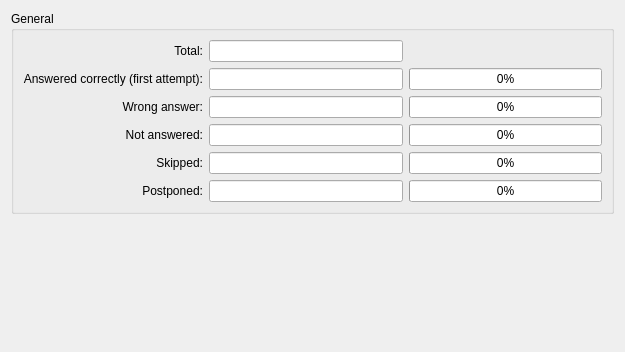
<ui version="4.0" >
 <class>PracticeSummaryWidget</class>
 <widget class="QWidget" name="PracticeSummaryWidget" >
  <property name="geometry" >
   <rect>
    <x>0</x>
    <y>0</y>
    <width>625</width>
    <height>352</height>
   </rect>
  </property>
  <layout class="QVBoxLayout" >
   <item>
    <widget class="QGroupBox" name="groupBox" >
     <property name="title" >
      <string>General</string>
     </property>
     <layout class="QGridLayout" >
      <item row="0" column="0" >
       <widget class="QLabel" name="label" >
        <property name="text" >
         <string>Total:</string>
        </property>
        <property name="alignment" >
         <set>Qt::AlignRight|Qt::AlignTrailing|Qt::AlignVCenter</set>
        </property>
       </widget>
      </item>
      <item row="0" column="1" >
       <widget class="QLineEdit" name="totalCountLineEdit" >
        <property name="inputMask" >
         <string/>
        </property>
        <property name="alignment" >
         <set>Qt::AlignRight|Qt::AlignTrailing|Qt::AlignVCenter</set>
        </property>
        <property name="readOnly" >
         <bool>true</bool>
        </property>
       </widget>
      </item>
      <item row="1" column="0" >
       <widget class="QLabel" name="label_2" >
        <property name="text" >
         <string>Answered correctly (first attempt):</string>
        </property>
        <property name="alignment" >
         <set>Qt::AlignRight|Qt::AlignTrailing|Qt::AlignVCenter</set>
        </property>
       </widget>
      </item>
      <item row="1" column="1" >
       <widget class="QLineEdit" name="correctLineEdit" >
        <property name="alignment" >
         <set>Qt::AlignRight|Qt::AlignTrailing|Qt::AlignVCenter</set>
        </property>
        <property name="readOnly" >
         <bool>true</bool>
        </property>
       </widget>
      </item>
      <item row="1" column="2" >
       <widget class="QProgressBar" name="correctProgressBar" >
        <property name="value" >
         <number>0</number>
        </property>
       </widget>
      </item>
      <item row="2" column="0" >
       <widget class="QLabel" name="label_3" >
        <property name="text" >
         <string>Wrong answer:</string>
        </property>
        <property name="alignment" >
         <set>Qt::AlignRight|Qt::AlignTrailing|Qt::AlignVCenter</set>
        </property>
       </widget>
      </item>
      <item row="2" column="1" >
       <widget class="QLineEdit" name="wrongLineEdit" >
        <property name="alignment" >
         <set>Qt::AlignRight|Qt::AlignTrailing|Qt::AlignVCenter</set>
        </property>
        <property name="readOnly" >
         <bool>true</bool>
        </property>
       </widget>
      </item>
      <item row="2" column="2" >
       <widget class="QProgressBar" name="wrongProgressBar" >
        <property name="value" >
         <number>0</number>
        </property>
       </widget>
      </item>
      <item row="3" column="0" >
       <widget class="QLabel" name="label_4" >
        <property name="text" >
         <string>Not answered:</string>
        </property>
        <property name="alignment" >
         <set>Qt::AlignRight|Qt::AlignTrailing|Qt::AlignVCenter</set>
        </property>
       </widget>
      </item>
      <item row="3" column="1" >
       <widget class="QLineEdit" name="notAnsweredLineEdit" >
        <property name="alignment" >
         <set>Qt::AlignRight|Qt::AlignTrailing|Qt::AlignVCenter</set>
        </property>
        <property name="readOnly" >
         <bool>true</bool>
        </property>
       </widget>
      </item>
      <item row="3" column="2" >
       <widget class="QProgressBar" name="notAnsweredProgressBar" >
        <property name="value" >
         <number>0</number>
        </property>
       </widget>
      </item>
      <item row="4" column="0" >
       <widget class="QLabel" name="skipKnownLabel" >
        <property name="text" >
         <string>Skipped:</string>
        </property>
        <property name="alignment" >
         <set>Qt::AlignRight|Qt::AlignTrailing|Qt::AlignVCenter</set>
        </property>
       </widget>
      </item>
      <item row="4" column="1" >
       <widget class="QLineEdit" name="skipKnownLineEdit" >
        <property name="alignment" >
         <set>Qt::AlignRight|Qt::AlignTrailing|Qt::AlignVCenter</set>
        </property>
        <property name="readOnly" >
         <bool>true</bool>
        </property>
       </widget>
      </item>
      <item row="4" column="2" >
       <widget class="QProgressBar" name="skipKnownProgressBar" >
        <property name="value" >
         <number>0</number>
        </property>
       </widget>
      </item>
      <item row="5" column="0" >
       <widget class="QLabel" name="skipUnknownLabel" >
        <property name="text" >
         <string>Postponed:</string>
        </property>
        <property name="alignment" >
         <set>Qt::AlignRight|Qt::AlignTrailing|Qt::AlignVCenter</set>
        </property>
       </widget>
      </item>
      <item row="5" column="1" >
       <widget class="QLineEdit" name="skipUnknownLineEdit" >
        <property name="alignment" >
         <set>Qt::AlignRight|Qt::AlignTrailing|Qt::AlignVCenter</set>
        </property>
        <property name="readOnly" >
         <bool>true</bool>
        </property>
       </widget>
      </item>
      <item row="5" column="2" >
       <widget class="QProgressBar" name="skipUnknownProgressBar" >
        <property name="value" >
         <number>0</number>
        </property>
       </widget>
      </item>
     </layout>
    </widget>
   </item>
   <item>
    <spacer>
     <property name="orientation" >
      <enum>Qt::Vertical</enum>
     </property>
     <property name="sizeHint" stdset="0" >
      <size>
       <width>20</width>
       <height>40</height>
      </size>
     </property>
    </spacer>
   </item>
  </layout>
 </widget>
 <resources/>
 <connections/>
</ui>
